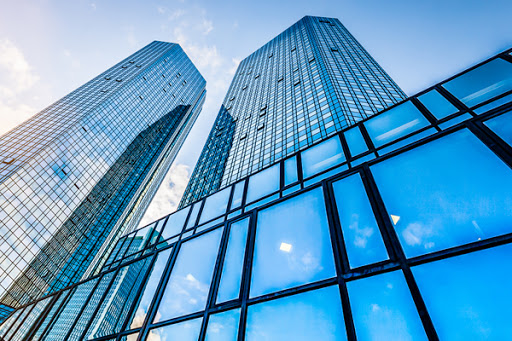
#> input picture input/input_0.jpg, 512 x 341 px; its folder holds only this picture in this run
$ python ImageEnhancement.py
#> lines starting #> are read from the running program, lines starting #| are printed output that depends on the picture
import argparse
import glob
import attr
import numpy as np
import cv2

class ImageEnhancement():
	def __init__ (self, img):
		self.img   = img.astype("float")
		self.shape = img.shape

	def Negative(self):
		img = self.img.copy()

		neg = 255 - img
		return neg

	def Power(self, p = 2):
		img = self.img.copy().astype("float")
		img = img / 255

		pow = img ** p
		pow = pow * 255
		return pow

	def Logarithmic(self, a = 1):
		img = self.img.copy().astype("float")
		img = img / 255

		log = np.log(1 + a * img) / np.log(2)
		log = log * 255
		return log

	def Histogram(self):
		# eql = cv2.equalizeHist(img)

		img = self.img.copy()

		hst, _ = np.histogram(img.flatten(), 256, [0,256])
		cdf = np.cumsum(hst)
		cdf = np.ma.masked_equal(cdf, 0)

		cdf = (cdf - cdf.min()) * 255 / (cdf.max() - cdf.min())
		cdf = np.ma.filled(cdf, 0).astype('uint8')
		eql = cdf[img.astype("int")]
		return eql

if __name__ == "__main__":
	parser = argparse.ArgumentParser()
	parser.add_argument("-i", "--input" , default = "input" , help = "path to the imput  image file directory")
	parser.add_argument("-o", "--output", default = "output", help = "path to the output image file directory")
	args = parser.parse_args()

	methods   = ["Negative", "Power", "Logarithmic", "Histogram"]
	filenames = glob.glob("{}/input_*.jpg".format(args.input)) + glob.glob(args.input + "/*.png")

	for filename in filenames:
		img = cv2.imread(filename)
#> img is the input picture: shape (341, 512, 3); mean B, G, R 195.7, 154.5, 90.8
		img = cv2.cvtColor(img, cv2.COLOR_BGR2GRAY)
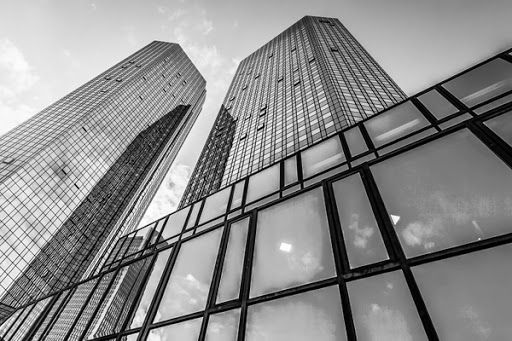
#> img: shape (341, 512); min 0, max 255, mean 140.1
		img = cv2.resize(img, (640, 640))
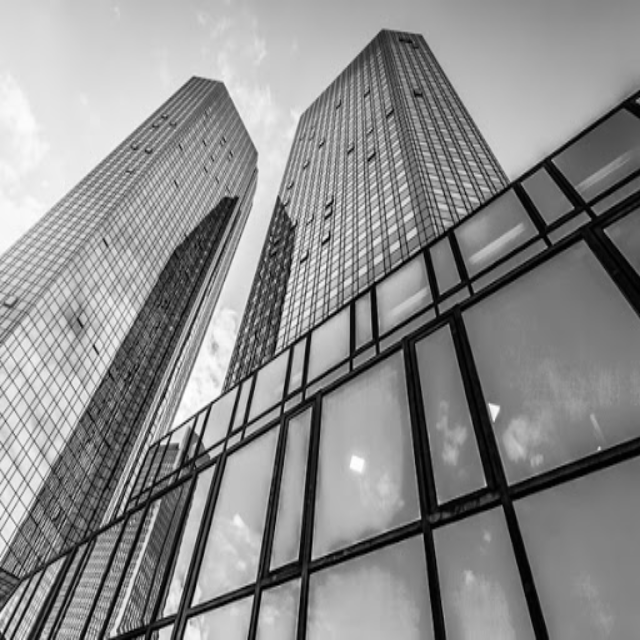
#> img: shape (640, 640); min 0, max 255, mean 140

		image_enhancement = ImageEnhancement(img)

		for method in methods:
			clear = getattr(image_enhancement, method)()
			cv2.imwrite("{}/output_{}.jpg".format(args.output, method), clear)
#> this loop made 4 passes
#> pass 1, in Negative, `neg = 255 - img`:
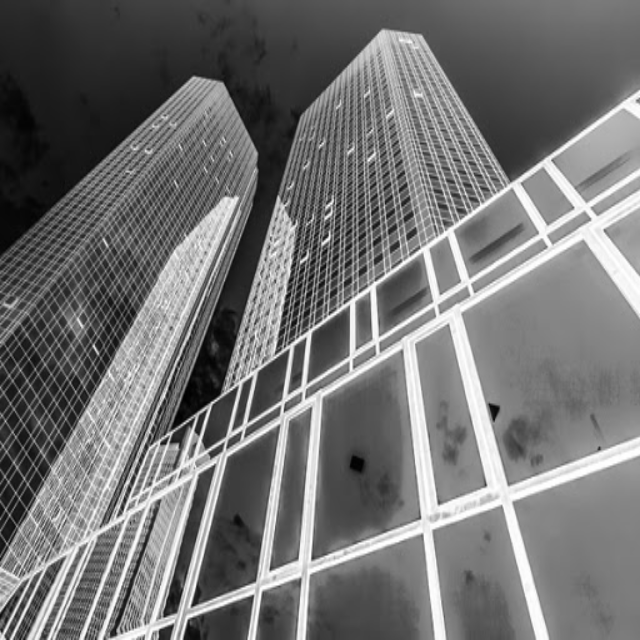
#> neg: shape (640, 640) float64; min 0, max 255, mean 115
#> pass 2, in Power, `pow = img ** p`:
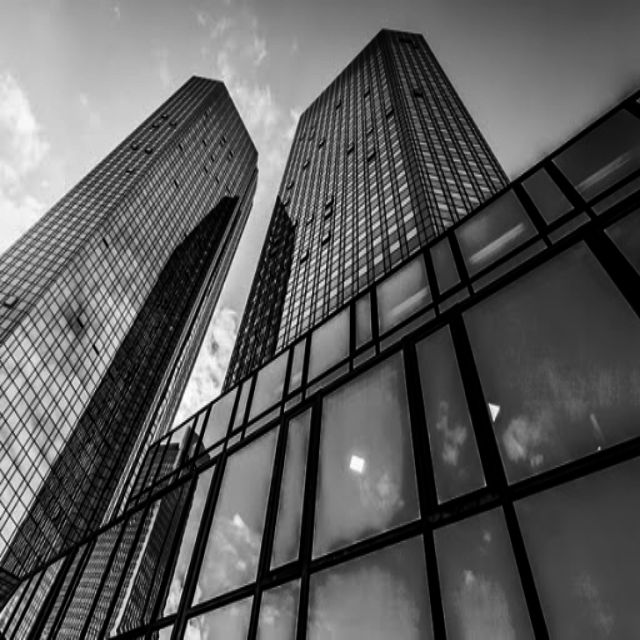
#> pow: shape (640, 640) float64; min 0, max 1, mean 0.356

$ run again, on input/input_Gaussian.jpg
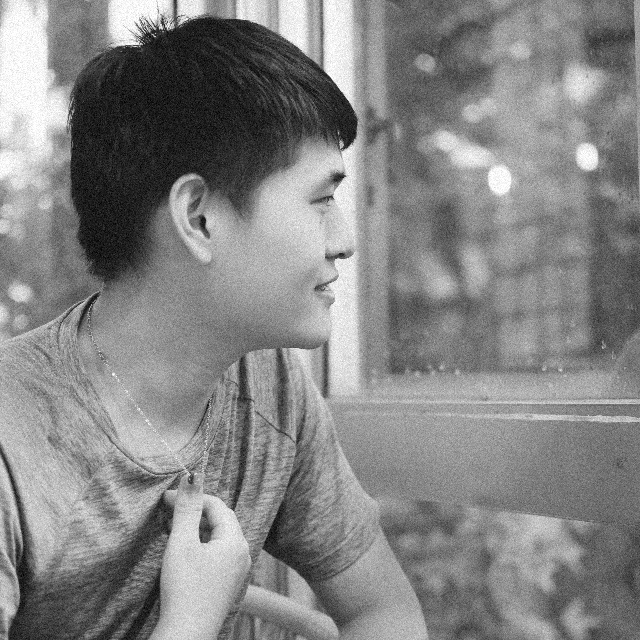
#> input picture input/input_Gaussian.jpg, 640 x 640 px
#> img is the input picture: shape (640, 640, 3); min 0, max 255, mean 132.3
#> the loop `for method in methods:` made 4 passes
#> pass 1, in Negative, `neg = 255 - img`:
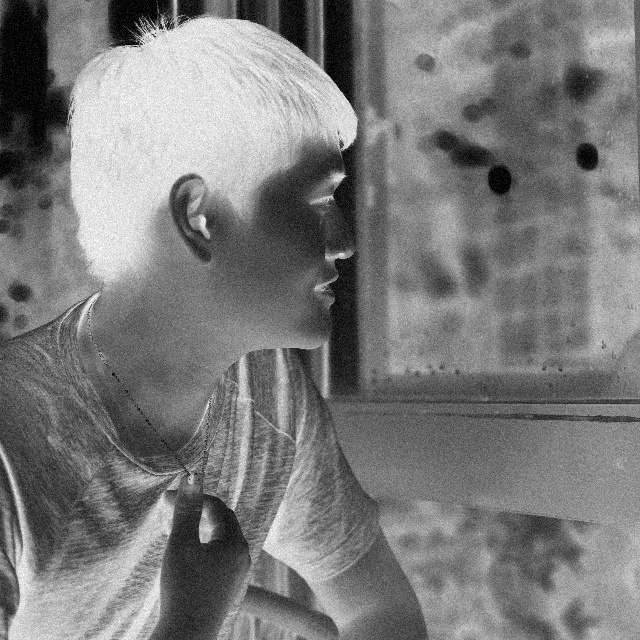
#> neg: shape (640, 640) float64; min 0, max 255, mean 122.7
#> pass 2, in Power, `pow = img ** p`:
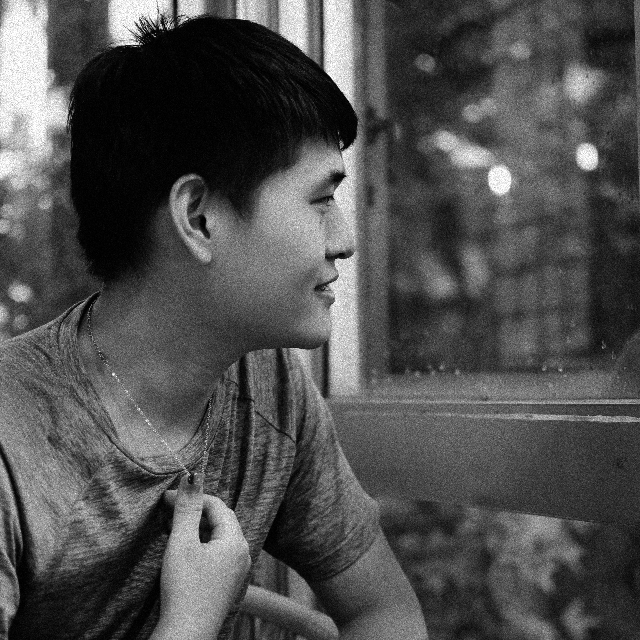
#> pow: shape (640, 640) float64; min 0, max 1, mean 0.31
